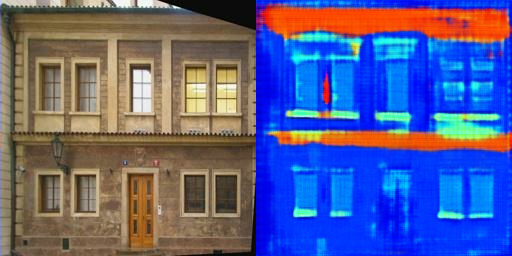
#> input picture data/re-input/1.jpg, 512 x 256 px, found by its file name
$ jupyter execute reversePic.ipynb
#> lines starting #> are read from the running program, lines starting #| are printed output that depends on the picture
# this file is used to reverse the locations of segments and photos in a single input img

> all images are 256*256*2 -> 512*256

[cell 1]
import os
from PIL import Image

## westernSeg2Pic
* input: western photos on left, segments on right, trained for segments to pictures
* output: western segments on left, photos on right, trained for pictures to segment

[cell 2]
initimgname = 'westernSeg2Pic/facades/test/1.jpg'
im = Image.open(initimgname)
#> im is the input picture: PIL image 512x256 RGB; mean R, G, B 87.6, 95.1, 144.2

[cell 3]
im.show()

[cell 4]
im.size
#> Out = (512, 256)

[cell 5]
left_emu = (0, 0, 256, 256)
right_emu = (256, 0, 512, 256)
left_img = im.crop(left_emu)
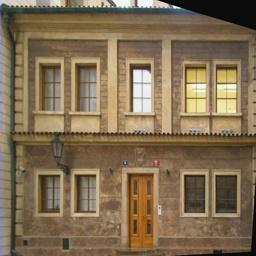
#> left_img: PIL image 256x256 RGB; mean R, G, B 129.8, 110.4, 83
right_img = im.crop(right_emu)
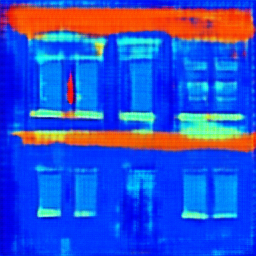
#> right_img: PIL image 256x256 RGB; mean R, G, B 45.4, 79.9, 205.4

[cell 6]
left_img.show()

[cell 7]
right_img.show()

[cell 8]
target = Image.new('RGB', (512, 256))
#> target: PIL image 512x256 RGB; every value is 0
target.paste(right_img, left_emu)
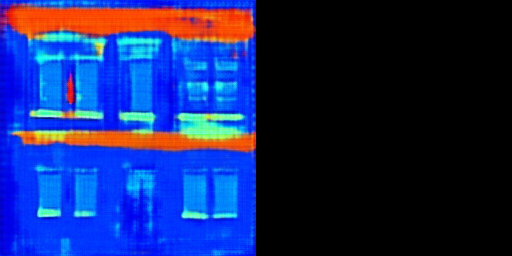
#> target: PIL image 512x256 RGB; mean R, G, B 22.7, 39.9, 102.7
target.paste(left_img, right_emu)
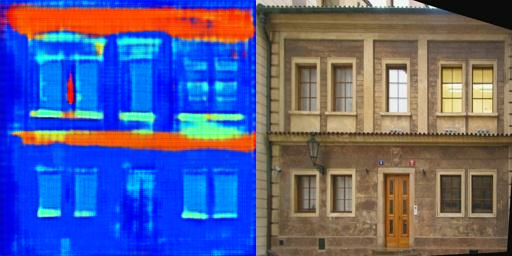
#> target: PIL image 512x256 RGB; mean R, G, B 87.6, 95.1, 144.2

[cell 9]
target.show()

[cell 10]
inpath = 'westernSeg2Pic/facades'
for subdirs in os.scandir(inpath):
    if subdirs.is_dir():
        print(subdirs.name)

[cell 11]
for root, subfolders, files in os.walk(inpath):
    for f in files:
        if not f == '.DS_Store':
            print(os.path.join(os.path.basename(root), f))
